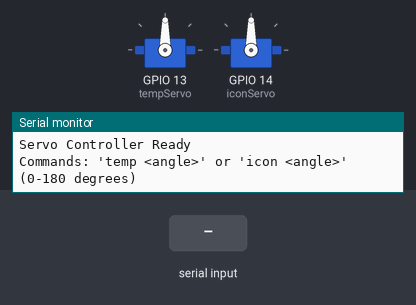
A sketch run on a simulated ESP32. Shown: 2 × servo, the last lines printed to the serial monitor. The inputs (shaded band) are chosen by the test bench.

Above: at 1.2 s.
1.3 s: "temp 1\n" received over Serial
At 1.7 s:
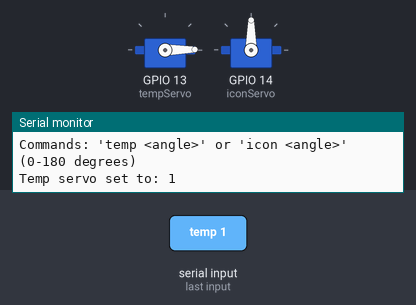
2.8 s: "icon 1\n" received over Serial
At 4.0 s:
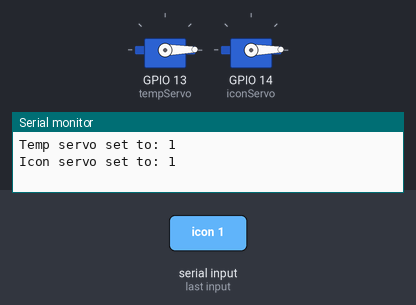
4.3 s: "temp 150\n" received over Serial
At 5.2 s:
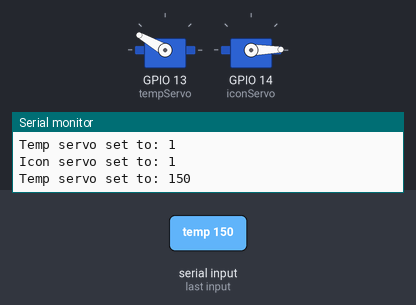
5.8 s: "icon 150\n" received over Serial
At 6.3 s:
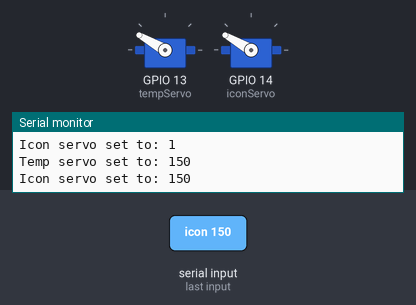
7.3 s: "temp 1\n" received over Serial
At 8.6 s:
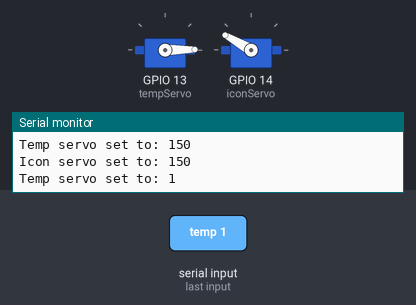
Timing chart, 0 to 9.8 s (numbered marks = the images above; inputs shaded):
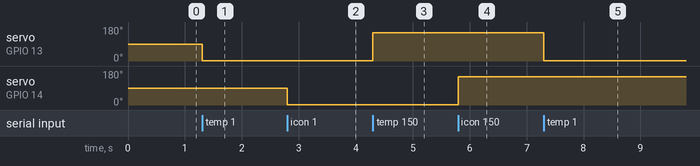

Measured:
- after the input at 1.3 s, servo on GPIO 13 (tempServo): 90° → 1° at once
- after the input at 2.8 s, servo on GPIO 14 (iconServo): 90° → 1° at once
- after the input at 4.3 s, servo on GPIO 13 (tempServo): 1° → 150° at once
- after the input at 5.8 s, servo on GPIO 14 (iconServo): 1° → 150° at once
- after the input at 7.3 s, servo on GPIO 13 (tempServo): 150° → 1° at once

The sketch:

servo_test_Qwen_sep26a.ino
```cpp
#include <ESP32Servo.h>

// written with Qwen coder on Sep 26 to test out and figure out the placement of all the temp numers and icons on the grandmas version but can also be used for any version and i will need to use this tool for all of them.
// there are 8 temp numbers and 6 icons, so i divided 180 by 7 and by 5 cause that includes 0 so it gives us 8 numbers and 6 numbers. (i rounded the temp numbers, and these are the ones i used)
// here are the numbers to input for the grandmas weatherometer:
// for the Temp Numbers 180, 154, 128, 103, 77, 51, 26, 0
// for the Icons 0 , 36 , 72 , 108 , 144 , 180
// Temp Numbers go on bottom cause theres more room and Icons go on top cause theres less of them.


Servo tempServo;
Servo iconServo;

void setup() {
  Serial.begin(115200);

  // Attach servos to their respective pins
  tempServo.attach(13);
  iconServo.attach(14);

  Serial.println("Servo Controller Ready");
  Serial.println("Commands: 'temp <angle>' or 'icon <angle>' (0-180 degrees)");
}

void loop() {
  if (Serial.available()) {
    String input = Serial.readStringUntil('\n');
    input.trim();

    // Find the space to separate command and angle
    int spaceIndex = input.indexOf(' ');
    if (spaceIndex == -1) {
      Serial.println("Invalid format. Use: 'servo_name angle'");
      return;
    }

    String servoName = input.substring(0, spaceIndex);
    String angleStr = input.substring(spaceIndex + 1);
    int angle = angleStr.toInt();

    // Validate angle range
    if (angle < 0 || angle > 180) {
      Serial.println("Angle must be between 0 and 180");
      return;
    }

    // Control the appropriate servo
    if (servoName == "temp") {
      tempServo.write(angle);
      Serial.print("Temp servo set to: ");
      Serial.println(angle);
    }
    else if (servoName == "icon") {
      iconServo.write(angle);
      Serial.print("Icon servo set to: ");
      Serial.println(angle);
    }
    else {
      Serial.println("Unknown servo. Use 'temp' or 'icon'");
    }
  }
}
```
